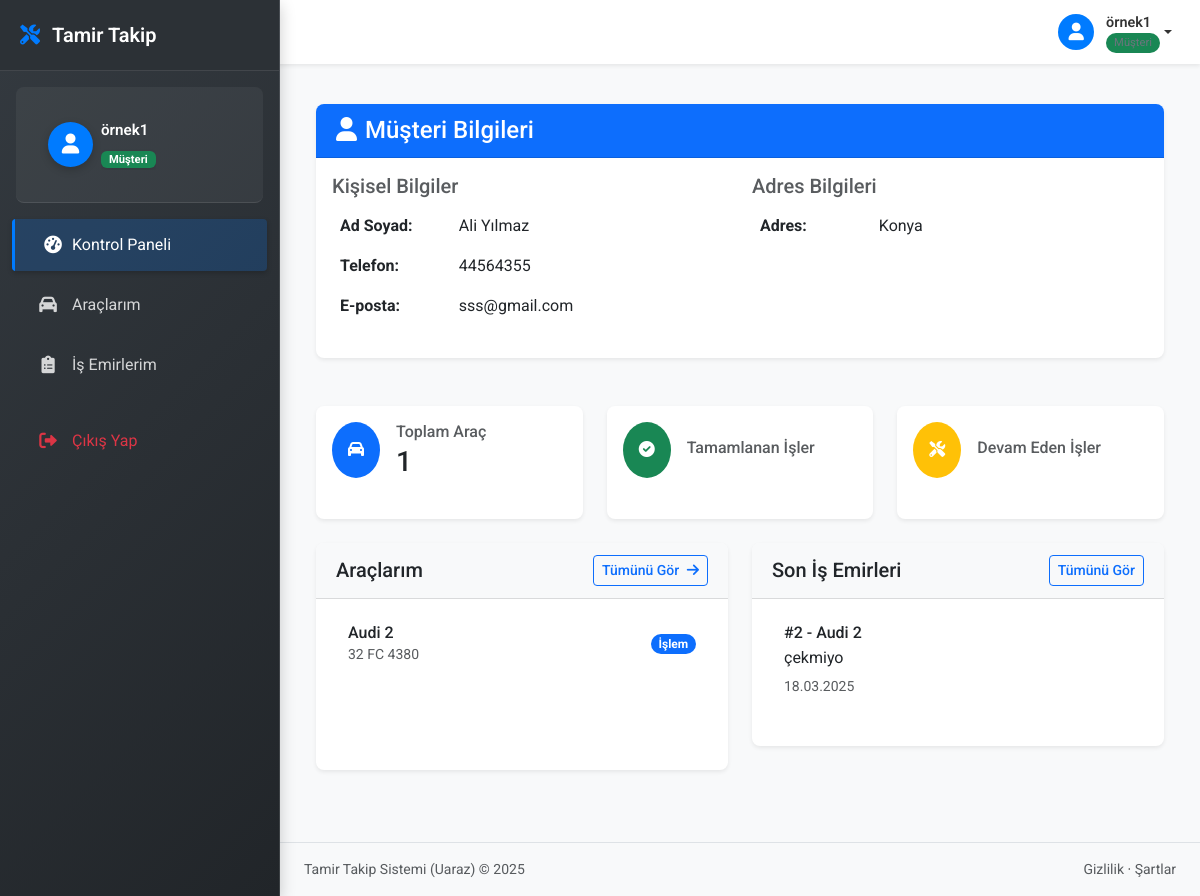
Page /musteri-portal/ (signed in) on the committed database.
### core/models.py (models this page shows, shortened)
class Musteri(models.Model):
    user = models.ForeignKey(User, on_delete=models.CASCADE, null=True, blank=True, default=None)
    ad = models.CharField(max_length=255)
    telefon = models.CharField(max_length=20)
    adres = models.TextField()
    email = models.EmailField(unique=True, blank=True, null=True)

class Arac(models.Model):
    musteri = models.ForeignKey(Musteri, on_delete=models.CASCADE)
    marka = models.CharField(max_length=100)
    model = models.CharField(max_length=100)
    plaka = models.CharField(max_length=20, unique=True)
    uretim_yili = models.IntegerField()
    uretim_yili = models.IntegerField(default=2000)

class IsEmri(models.Model):
    DURUM_SECENEKLERI = [
        ('beklemede', 'Beklemede'),
        ('inceleniyor', 'İnceleniyor'),
        ('tamirde', 'Tamirde'),
        ('tamamlandi', 'Tamamlandı'),
    ]
    ONCELIK_SECENEKLERI = [
        ('normal', 'Normal'),
        ('yuksek', 'Yüksek'),
        ('acil', 'Acil'),
    ]
    arac = models.ForeignKey(Arac, on_delete=models.CASCADE, related_name='is_emirleri')
    aciklama = models.TextField()
    durum = models.CharField(max_length=20, choices=DURUM_SECENEKLERI, default='beklemede')
    oncelik = models.CharField(max_length=10, choices=ONCELIK_SECENEKLERI, default='normal')
    teknisyen = models.ForeignKey(User, on_delete=models.SET_NULL, null=True, blank=True)
    baslama_tarihi = models.DateTimeField(
        verbose_name="Başlama Tarihi",
        default=timezone.now
    )
    bitis_tarihi = models.DateTimeField(null=True, blank=True, verbose_name="Bitiş Tarihi")
    olusturma_tarihi = models.DateTimeField(auto_now_add=True, verbose_name="Oluşturma Tarihi")
    yapilan_islemler = models.TextField(blank=True, verbose_name="Yapılan İşlemler")
    kullanilan_parcalar = models.TextField(blank=True, verbose_name="Kullanılan Parçalar")
    toplam_maliyet = models.DecimalField(max_digits=10, decimal_places=2, default=0, verbose_name="Toplam Maliyet")
    kilometre = models.IntegerField(null=True, blank=True, verbose_name="Kilometre")
    notlar = models.TextField(blank=True, verbose_name="Notlar")
    class Meta:
        ordering = ['-baslama_tarihi']
        verbose_name = "İş Emri"
        verbose_name_plural = "İş Emirleri"

### core/views.py (the view)
# urls.py: path('musteri-portal/', login_required(musteri_portal), name='musteri_portal'),
@login_required
def musteri_portal(request):
    if request.user.profile.user_type != 'musteri':
        messages.error(request, 'Bu sayfaya erişim izniniz bulunmamaktadır.')
        return redirect('home')
    try:
        musteri = Musteri.objects.get(user=request.user)
        araclar = Arac.objects.filter(musteri=musteri)
        son_isemirleri = IsEmri.objects.filter(arac__musteri=musteri).order_by('-baslama_tarihi')[:5]
    except Musteri.DoesNotExist:
        messages.error(request, 'Müşteri kaydınız bulunamadı.')
        return redirect('home')
    return render(request, 'core/musteri_portal.html', {
        'musteri': musteri,
        'araclar': araclar,
        'son_isemirleri': son_isemirleri
    })

### core/templates/core/musteri_portal.html (shortened to what this page needs)
{% extends 'core/base.html' %}
{% load static %}
{% load custom_filters %}
{% block content %}
<div class="container-fluid py-4">
    <div class="row mb-4">
        <div class="col-12">
            <div class="card">
                <div class="card-header bg-primary text-white">
                    <h4 class="mb-0"><i class="fas fa-user me-2"></i>Müşteri Bilgileri</h4>
                </div>
                <div class="card-body">
                    <div class="row">
                        <div class="col-md-6">
                            <h5 class="text-muted">Kişisel Bilgiler</h5>
                            <table class="table table-borderless">
                                <tr>
                                    <th width="30%">Ad Soyad:</th>
                                    <td>{{ musteri.ad }}</td>
                                </tr>
                                <tr>
                                    <th>Telefon:</th>
                                    <td>{{ musteri.telefon }}</td>
                                </tr>
                                <tr>
                                    <th>E-posta:</th>
                                    <td>{{ musteri.email }}</td>
                                </tr>
                            </table>
                        </div>
                        <div class="col-md-6">
                            <h5 class="text-muted">Adres Bilgileri</h5>
                            <table class="table table-borderless">
                                <tr>
                                    <th width="30%">Adres:</th>
                                    <td>{{ musteri.adres }}</td>
                                </tr>
                            </table>
                        </div>
                    </div>
                </div>
            </div>
        </div>
    </div>
    <div class="row mb-4">
        <div class="col-md-4">
            <div class="card border-0 shadow-sm h-100">
                <div class="card-body">
                    <div class="d-flex align-items-center">
                        <div class="bg-primary rounded-circle p-3 me-3">
                            <i class="fas fa-car text-white"></i>
                        </div>
                        <div>
                            <h6 class="text-muted mb-1">Toplam Araç</h6>
                            <h3 class="mb-0">{{ araclar|length }}</h3>
                        </div>
                    </div>
                </div>
            </div>
        </div>
        <div class="col-md-4">
            <div class="card border-0 shadow-sm h-100">
                <div class="card-body">
                    <div class="d-flex align-items-center">
                        <div class="bg-success rounded-circle p-3 me-3">
                            <i class="fas fa-check-circle text-white"></i>
                        </div>
                        <div>
                            <h6 class="text-muted mb-1">Tamamlanan İşler</h6>
                        </div>
                    </div>
                </div>
            </div>
        </div>
        <div class="col-md-4">
            <div class="card border-0 shadow-sm h-100">
                <div class="card-body">
                    <div class="d-flex align-items-center">
                        <div class="bg-warning rounded-circle p-3 me-3">
                            <i class="fas fa-tools text-white"></i>
                        </div>
                        <div>
                            <h6 class="text-muted mb-1">Devam Eden İşler</h6>
                        </div>
                    </div>
                </div>
            </div>
        </div>
    </div>
    <div class="row mb-4">
        <div class="col-md-6 mb-3 mb-md-0">
            <div class="card shadow-sm h-100">
                <div class="card-header bg-light d-flex justify-content-between align-items-center">
                    <h5 class="mb-0">Araçlarım</h5>
                    <a href="{% url 'musteri_arac_list' %}" class="btn btn-sm btn-outline-primary">
                        Tümünü Gör <i class="fas fa-arrow-right ms-1"></i>
                    </a>
                </div>
                <div class="card-body">
                    {% if araclar %}
                    <div class="list-group list-group-flush">
                        {% for arac in araclar|slice:":3" %}
                        <a href="{% url 'arac_detay' arac.id %}" class="list-group-item list-group-item-action d-flex justify-content-between align-items-center">
                            <div>
                                <h6 class="mb-0">{{ arac.marka }} {{ arac.model }}</h6>
                                <small class="text-muted">{{ arac.plaka }}</small>
                            </div>
                            <span class="badge bg-primary rounded-pill">{{ arac.isemri_set.count }} İşlem</span>
                        </a>
                        {% endfor %}
                    </div>
                    {% else %}
                    <div class="alert alert-info">
                        Henüz kayıtlı aracınız bulunmamaktadır. <a href="{% url 'arac_ekle' %}" class="alert-link">Yeni araç eklemek için tıklayın</a>.
                    </div>
                    {% endif %}
                </div>
            </div>
        </div>
        <div class="col-md-6 mb-4">
            <div class="card shadow-sm h-100">
                <div class="card-header bg-light d-flex justify-content-between align-items-center">
                    <h5 class="mb-0">Son İş Emirleri</h5>
                    <a href="{% url 'musteri_isemri_list' %}" class="btn btn-sm btn-outline-primary">Tümünü Gör</a>
                </div>
                <div class="card-body">
                    {% if son_isemirleri %}
                    <div class="list-group list-group-flush">
                        {% for isemri in son_isemirleri %}
                        <a href="{% url 'musteri_isemri_detay' isemri.id %}" class="list-group-item list-group-item-action">
                            <div class="d-flex w-100 justify-content-between">
                                <h6 class="mb-1">#{{ isemri.id }} - {{ isemri.arac.marka }} {{ isemri.arac.model }}</h6>
                            </div>
                            <p class="mb-1 text-truncate">{{ isemri.aciklama }}</p>
                            <small class="text-muted">{{ isemri.baslama_tarihi|date:"d.m.Y" }}</small>
                        </a>
                        {% endfor %}
                    </div>
                    {% endif %}
                </div>
            </div>
        </div>
    </div>
</div>
{% endblock %}

### core/templates/core/base.html (shortened to what this page needs)
{% load static %}
<!DOCTYPE html>
<html lang="tr">
<head>
    <link href="https://cdn.jsdelivr.net/npm/bootstrap@5.3.0-alpha1/dist/css/bootstrap.min.css" rel="stylesheet">
    <link rel="stylesheet" href="https://cdnjs.cloudflare.com/ajax/libs/font-awesome/6.0.0/css/all.min.css">
    <link rel="stylesheet" href="{% static 'core/css/style.css' %}">
</head>
<body>
    <div class="sidebar {% if request.user_agent.is_mobile %}collapsed{% endif %}">
        <div class="sidebar-header">
            {% if user.is_authenticated and user.profile.user_type == 'musteri' %}
            <a href="{% url 'musteri_portal' %}" class="sidebar-brand">
            {% else %}
            <a href="{% url 'home' %}" class="sidebar-brand">
            {% endif %}
                <i class="fas fa-tools"></i>
                <span>Tamir Takip</span>
            </a>
        </div>
        <div class="sidebar-content">
            {% if user.is_authenticated %}
            <div class="sidebar-user mb-3">
                <div class="d-flex align-items-center p-3">
                    <div class="sidebar-user-avatar">
                        <i class="fas fa-user"></i>
                    </div>
                    <div class="sidebar-user-details ms-2">
                        <div class="sidebar-user-name">{{ user.username }}</div>
                        <div class="sidebar-user-role">
                            {% if user.profile.user_type == 'tamirci' %}
                            <span class="badge bg-primary">Tamirci</span>
                            {% else %}
                            <span class="badge bg-success">Müşteri</span>
                            {% endif %}
                        </div>
                    </div>
                </div>
            </div>
            {% endif %}
            <ul class="sidebar-nav">
                {% if user.is_authenticated %}
                    {% if user.profile.user_type == 'musteri' %}
                    <li class="sidebar-item">
                        <a href="{% url 'musteri_portal' %}" class="sidebar-link {% if request.path == '/musteri-portal/' %}active{% endif %}">
                            <i class="fas fa-tachometer-alt"></i>
                            <span>Kontrol Paneli</span>
                        </a>
                    </li>
                    <li class="sidebar-item">
                        <a href="{% url 'musteri_arac_list' %}" class="sidebar-link {% if request.path == '/musteri-araclar/' %}active{% endif %}">
                            <i class="fas fa-car"></i>
                            <span>Araçlarım</span>
                        </a>
                    </li>
                    <li class="sidebar-item">
                        <a href="{% url 'musteri_isemri_list' %}" class="sidebar-link {% if request.path == '/musteri-isemirleri/' %}active{% endif %}">
                            <i class="fas fa-clipboard-list"></i>
                            <span>İş Emirlerim</span>
                        </a>
                    </li>
                    {% endif %}
                    <li class="sidebar-item mt-4">
                        <a href="{% url 'logout' %}" class="sidebar-link text-danger">
                            <i class="fas fa-sign-out-alt"></i>
                            <span>Çıkış Yap</span>
                        </a>
                    </li>
                {% endif %}
            </ul>
        </div>
    </div>
    <div class="content-wrapper {% if request.user_agent.is_mobile %}expanded{% endif %}">
        <nav class="navbar navbar-expand-lg navbar-light bg-white fixed-top {% if request.user_agent.is_mobile %}sidebar-collapsed{% endif %}">
            <div class="container-fluid">
                <a class="navbar-brand" href="#">
                    <span class="fw-bold">Tamir Takip Sistemi</span>
                </a>
                <div class="d-flex align-items-center">
                    {% if user.is_authenticated %}
                    <div class="user-menu dropdown">
                        <a href="#" class="dropdown-toggle" id="userDropdown">
                            <div class="user-image">
                                <i class="fas fa-user"></i>
                            </div>
                            <div class="user-info d-none d-sm-flex">
                                <span class="user-name">{{ user.username }}</span>
                                <span class="user-role">
                                    {% if user.profile.user_type == 'tamirci' %}
                                    <span class="user-badge bg-primary">Tamirci</span>
                                    {% else %}
                                    <span class="user-badge bg-success">Müşteri</span>
                                    {% endif %}
                                </span>
                            </div>
                        </a>
                    </div>
                    {% endif %}
                </div>
            </div>
        </nav>
        <main class="py-4">
            <div class="container-fluid px-4">
                {% block content %}{% endblock %}
            </div>
        </main>
        <footer class="bg-light py-3 mt-auto border-top">
            <div class="container-fluid px-4">
                <div class="d-flex align-items-center justify-content-between small">
                    <div class="text-muted">Tamir Takip Sistemi (Uaraz) &copy; 2025</div>
                    <div>
                        <a href="#" class="text-decoration-none text-muted">Gizlilik</a>
                        &middot;
                        <a href="#" class="text-decoration-none text-muted">Şartlar</a>
                    </div>
                </div>
            </div>
        </footer>
    </div>
</body>
</html>

### rows in the picture
Musteri: ad "Ali Yılmaz", telefon "44564355", email "sss@gmail.com", adres "Konya"
Arac: marka "Audi", model "2", plaka "32 FC 4380"
IsEmri: id "2", arac.marka "Audi", arac.model "2", aciklama "çekmiyo", baslama_tarihi "18.03.2025"

### other values in the picture
{{ user.username }} "örnek1"
{{ araclar|length }} "1"
